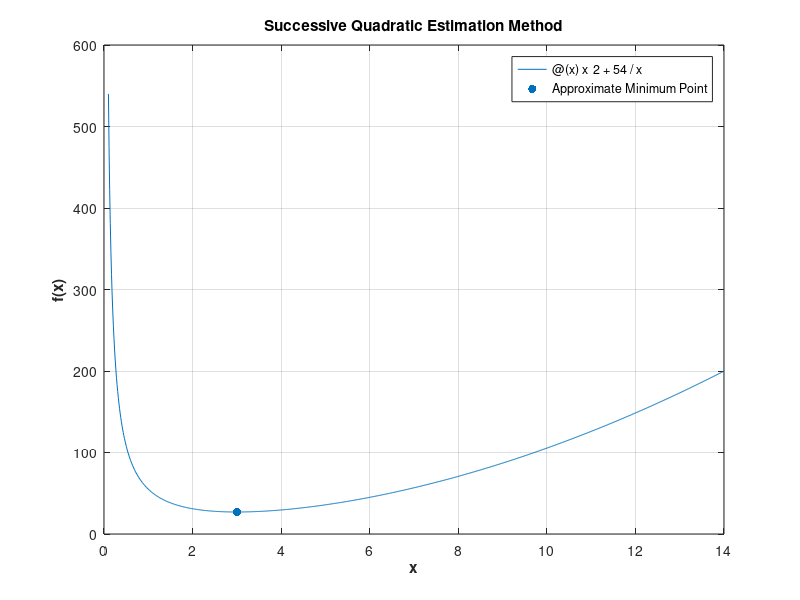

Source code (MATLAB):
% Successive Quadratic Estimation Method

a = 0.1; % Lower bound
b = 14; % Upper bound
dx = 1e-5; % Step size
fcp = 1e-8; % Convergence parameter for function evaluation

% Equation to be minimized
f = @(x) x^2 + 54/x;

x = linspace(a, b, 1000);

% Initialization
x1 = a;
x2 = x1 + dx;
f1 = f(x1);
f2 = f(x2);

if f1 > f2
    x3 = x1 + 2*dx;
elseif f1 <= f2
    x3 = x1 - dx;
end
f3 = f(x3);

% Determine minimum function value for the initial step
f_min = min([f1, f2, f3]);

% Determine x-value corresponding to minimum function value
if f_min == f1
    x_min = x1;
elseif f_min == f2
    x_min = x2;
elseif f_min == f3
    x_min = x3;
end

% Determine x_bar
a1 = (f2 - f1) / (x2 - x1);
a2 = (1 / (x3 - x2)) * (((f3 - f1) / (x3 - x1)) - ((f2 - f1) / (x2 - x1)));
x_bar = 0.5 * ((x1 + x2) - (a1 / a2));
f_bar = f(x_bar);

while abs(f_min - f_bar) > fcp
    x2 = (x_min + x_bar) / 2;
    x1 = x2 - dx;
    x3 = x1 + 2*dx;
    f1 = f(x1);
    f2 = f(x2);
    f3 = f(x3);
    f_min = min([f1, f2, f3]);
    if f_min == f1
        x_min = x1;
    elseif f_min == f2
        x_min = x2;
    elseif f_min == f3
        x_min = x3;
    end
    a1 = (f2 - f1) / (x2 - x1);
    a2 = (1 / (x3 - x2)) * (((f3 - f1) / (x3 - x1)) - ((f2 - f1) / (x2 - x1)));
    x_bar = 0.5 * ((x1 + x2) - (a1 / a2));
    f_bar = f(x_bar);
end

fprintf('The approximate minimum function value is %.8f, at %.8f\n', f_min, x_min);

% Plot the function
x_values = linspace(a, b, 1000);
y_values = arrayfun(f, x_values);

figure;
plot(x_values, y_values,'DisplayName', func2str (f));
xlabel('x', 'FontWeight', 'bold');
ylabel('f(x)', 'FontWeight', 'bold');
grid on;
title('Successive Quadratic Estimation Method', 'FontWeight', 'bold');
hold on;
scatter(x_min, f_min, 'red', 'filled', 'DisplayName', 'Approximate Minimum Point');
legend('Location', 'Best');
saveas(gcf, 'Successive_Quadratic_Estimation_Method.png');
